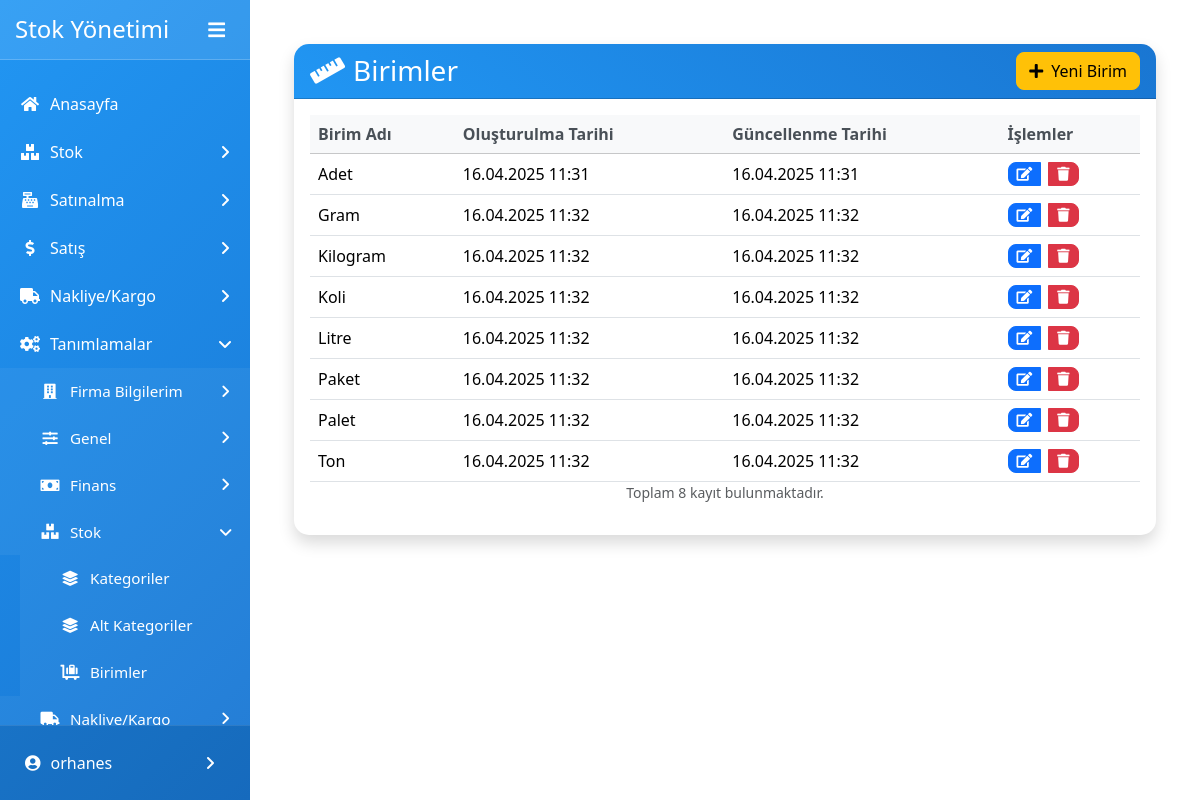
Screenshot of /common/units/ (signed in) with the database file from the repository.
### common/models.py (models this page shows, shortened)
class Unit(models.Model):
    name = models.CharField(max_length=30, unique=True, verbose_name='Birim Adı')
    is_deleted = models.BooleanField(default=False, verbose_name='Silindi')
    created_at = models.DateTimeField(auto_now_add=True, verbose_name='Oluşturulma Tarihi')
    updated_at = models.DateTimeField(auto_now=True, verbose_name='Güncellenme Tarihi')
    class Meta:
          verbose_name='Birim'
          verbose_name_plural='Birimler'

### common/views.py (the view)
# urls.py: path('units/', views.unit_list, name='unit_list'),
@login_required
def unit_list(request):
    units = Unit.objects.filter(is_deleted=False).order_by('name')
    paginator = Paginator(units, 15)  # Her sayfada 15 kayıt göster
    page = request.GET.get('page')
    try:
        units = paginator.page(page)
    except PageNotAnInteger:
        units = paginator.page(1)
    except EmptyPage:
        units = paginator.page(paginator.num_pages)
    return render(request, 'common/unit_list.html', {'units': units})

### common/context_processors.py (called while the page is built)
def company_info(request):
    try:
        company = Company.objects.get(is_active=True)
    except Company.DoesNotExist:
        company = None
    return {'common': {'company': company}}

### common/templates/common/unit_list.html (shortened to what this page needs)
{% extends "base.html" %}
{% load static %}
{% load widget_tweaks %}
{% block content %}
<div class="container-fluid mt-4 animate__animated animate__fadeIn">
    <div class="card shadow">
        <div class="card-header bg-gradient-primary text-white d-flex justify-content-between align-items-center">
            <h3 class="mb-0">
                <i class="fas fa-ruler me-2"></i>Birimler
            </h3>
            <a class="btn btn-warning" href="{% url 'unit_create' %}">
                <i class="fas fa-plus me-2"></i>Yeni Birim
            </a>
        </div>
        <div class="card-body">
            {% if units %}
            <div class="table-responsive">
                <table class="table table-hover">
                    <thead class="table-light">
                        <tr>
                            <th>Birim Adı</th>
                            <th>Oluşturulma Tarihi</th>
                            <th>Güncellenme Tarihi</th>
                            <th>İşlemler</th>
                        </tr>
                    </thead>
                    <tbody>
                        {% for unit in units %}
                        <tr>
                            <td>{{ unit.name }}</td>
                            <td>{{ unit.created_at|date:"d.m.Y H:i" }}</td>
                            <td>{{ unit.updated_at|date:"d.m.Y H:i" }}</td>
                            <td>
                                <div class="btn-group">
                                    <a href="{% url 'unit_edit' unit.pk %}" class="btn btn-sm btn-primary me-2" title="Düzenle">
                                        <i class="fas fa-edit"></i>
                                    </a>
                                    <button type="button" class="btn btn-sm btn-danger delete-btn"
                                            data-id="{{ unit.pk }}"
                                            data-name="{{ unit.name }}"
                                            title="Sil">
                                        <i class="fas fa-trash"></i>
                                    </button>
                                </div>
                            </td>
                        </tr>
                        {% endfor %}
                    </tbody>
                </table>
            </div>
            <div class="text-center text-muted mb-3">
                <small>Toplam {{ units.paginator.count }} kayıt bulunmaktadır.</small>
            </div>
            {% endif %}
        </div>
    </div>
</div>
{% block extra_css %}
<link rel="stylesheet" href="https://cdnjs.cloudflare.com/ajax/libs/animate.css/4.1.1/animate.min.css">
<link rel="stylesheet" href="https://cdnjs.cloudflare.com/ajax/libs/font-awesome/5.15.4/css/all.min.css">
<link rel="stylesheet" href="https://cdn.jsdelivr.net/npm/sweetalert2@11.7.32/dist/sweetalert2.min.css">
{% endblock %}
{% endblock content %}

### homepage/templates/base.html (shortened to what this page needs)
{% load static %}
{% load bootstrap5 %}
{% bootstrap_css %}
<!DOCTYPE html>
<html lang="tr">
<head>
    <link href="https://cdn.jsdelivr.net/npm/bootstrap@5.3.2/dist/css/bootstrap.min.css" rel="stylesheet">
    <link rel="stylesheet" href="https://cdnjs.cloudflare.com/ajax/libs/font-awesome/6.5.1/css/all.min.css">
    <link rel="stylesheet" type="text/css" href="{% static 'css/main.css' %}">
    <link rel="stylesheet" type="text/css" href="{% static 'css/sidebar.css' %}">
    <link rel="stylesheet" type="text/css" href="{% static 'css/dialogbox.css' %}">
    <link rel="stylesheet" type="text/css" href="{% static 'css/print.css' %}">
</head>
<body>
    <div class="wrapper">
        {% if user.is_authenticated %}
        <nav id="sidebar">
            <div class="sidebar-header">
                <h3>Stok Yönetimi</h3>
                <button type="button" id="sidebarCollapse" class="btn">
                    <i class="fas fa-bars"></i>
                </button>
            </div>
            <ul class="list-unstyled components">
                <li>
                    <a href="{% url 'home' %}" class="sidebar-link">
                        <i class="fas fa-home"></i>
                        <span>Anasayfa</span>
                    </a>
                </li>
                <li>
                    <a href="#stockSubmenu" data-bs-toggle="collapse" class="dropdown-toggle">
                        <i class="fas fa-boxes"></i>
                        <span>Stok</span>
                    </a>
                </li>
                <li>
                    <a href="#purchaseSubmenu" data-bs-toggle="collapse" class="dropdown-toggle">
                        <i class="fas fa-cash-register"></i>
                        <span>Satınalma</span>
                    </a>
                </li>
                <li>
                    <a href="#saleSubmenu" data-bs-toggle="collapse" class="dropdown-toggle">
                        <i class="fas fa-dollar-sign"></i>
                        <span>Satış</span>
                    </a>
                </li>
                <li>
                    <a href="#deliverySubmenu" data-bs-toggle="collapse" class="dropdown-toggle">
                        <i class="fas fa-truck"></i>
                        <span>Nakliye/Kargo</span>
                    </a>
                </li>
                <li>
                    <a href="#commonSubmenu" data-bs-toggle="collapse" class="dropdown-toggle">
                        <i class="fas fa-cogs"></i>
                        <span>Tanımlamalar</span>
                    </a>
                    <ul class="collapse list-unstyled" id="commonSubmenu">
                        <li>
                            <a href="#companySubmenu" data-bs-toggle="collapse" class="dropdown-toggle">
                                <i class="fas fa-building"></i>
                                <span>Firma Bilgilerim</span>
                            </a>
                        </li>
                        <li>
                            <a href="#generalSubmenu" data-bs-toggle="collapse" class="dropdown-toggle">
                                <i class="fas fa-sliders"></i>
                                <span>Genel</span>
                            </a>
                        </li>
                        <li>
                            <a href="#financeSubmenu" data-bs-toggle="collapse" class="dropdown-toggle">
                                <i class="fas fa-money-bill"></i>
                                <span>Finans</span>
                            </a>
                        </li>
                        <li>
                            <a href="#inventorySubmenu" data-bs-toggle="collapse" class="dropdown-toggle">
                                <i class="fas fa-boxes"></i>
                                <span>Stok</span>
                            </a>
                            <ul class="collapse list-unstyled" id="inventorySubmenu">
                                <li>
                                    <a href="{% url 'category_list' %}">
                                        <i class="fas fa-layer-group"></i>
                                        <span>Kategoriler</span>
                                    </a>
                                </li>
                                <li>
                                    <a href="{% url 'subcategory_list' %}">
                                        <i class="fas fa-layer-group"></i>
                                        <span>Alt Kategoriler</span>
                                    </a>
                                </li>
                                <li>
                                    <a href="{% url 'unit_list' %}">
                                        <i class="fas fa-cart-flatbed-suitcase"></i>
                                        <span>Birimler</span>
                                    </a>
                                </li>
                            </ul>
                        </li>
                        <li>
                            <a href="#deliverySubmenu" data-bs-toggle="collapse" class="dropdown-toggle">
                                <i class="fas fa-truck"></i>
                                <span>Nakliye/Kargo</span>
                            </a>
                        </li>
                    </ul>
                </li>
            </ul>
            <div class="sidebar-footer">
                <a href="#userSubmenu" data-bs-toggle="collapse" class="dropdown-toggle">
                    <i class="fas fa-user-circle"></i>
                    <span>{{ request.user.username }}</span>
                </a>
            </div>
        </nav>
        <div id="content">
            <div class="container-fluid">
                {% block content %}{% endblock content %}
            </div>
        </div>
        {% endif %}
    </div>
</body>
</html>

### homepage/static/css/main.css (style rules this page uses)
body, html { height: 100%; }
a { color: #55b159; }
ol, li { color: white; }
h1, h2, h3, h4, h5, h6 { color: #ffffff; }
ul { margin: 0; }

### homepage/static/css/sidebar.css (style rules this page uses)
.wrapper { display: flex; width: 100%; align-items: stretch; }
#sidebar { min-width: 250px; max-width: 250px; background: linear-gradient(135deg, #2196F3, #1976D2); color: #fff; transition: all 0.3s; position: fixed; height: 100vh; z-index: 1000; display: flex; flex-direction: column; }
#sidebar .sidebar-header { padding: 15px; background: rgba(255, 255, 255, 0.1); border-bottom: 1px solid rgba(255, 255, 255, 0.2); display: flex; justify-content: space-between; align-items: center; }
#sidebar .sidebar-header h3 { margin: 0; color: #fff; font-size: 1.5rem; }
#sidebar ul.components { padding: 20px 0; flex-grow: 1; overflow-y: auto; }
#sidebar ul li a { padding: 12px 20px; font-size: 1rem; display: flex; align-items: center; color: #fff; text-decoration: none; transition: all 0.3s; position: relative; }
#sidebar ul li a i { margin-right: 10px; width: 20px; text-align: center; }
#sidebar .dropdown-toggle { position: relative; }
#sidebar .dropdown-toggle::after { content: '\f105'; font-family: 'Font Awesome 6 Free'; font-weight: 900; position: absolute; right: 20px; top: 50%; transform: translateY(-50%); transition: transform 0.3s; border: none; line-height: 1; }
#sidebar .dropdown-toggle.active::after { transform: translateY(-50%) rotate(90deg); }
#sidebar ul ul a { padding-left: 40px !important; background: rgba(255, 255, 255, 0.05); font-size: 0.95rem; }
.sidebar-footer { padding: 15px; background: rgba(0, 0, 0, 0.1); border-top: 1px solid rgba(255, 255, 255, 0.1); }
.sidebar-footer a { color: #fff; text-decoration: none; display: flex; align-items: center; padding: 10px; transition: all 0.3s; }
.sidebar-footer i { margin-right: 10px; }
#content { width: 100%; padding: 20px; min-height: 100vh; transition: all 0.3s; margin-left: 250px; }
#sidebarCollapse { background: transparent; border: none; color: #fff; padding: 5px 10px; font-size: 1.2rem; transition: all 0.3s; }

### homepage/templates/base.html (style rules this page uses)
.list-unstyled { padding-left: 0; }
#commonSubmenu .list-unstyled { padding-left: 20px; }

### common/templates/common/unit_list.html (style rules this page uses)
.card { border-radius: 15px; border: none; transition: transform 0.3s ease; }
.card-header { border-radius: 15px 15px 0 0 !important; }
.bg-gradient-primary { background: linear-gradient(45deg, #2196F3, #1976D2); }
.table { margin-bottom: 0; }
.table th { font-weight: 600; color: #495057; border-top: none; }
.table td { vertical-align: middle; }
.btn { border-radius: 8px; font-weight: 500; transition: all 0.3s ease; }
.btn-sm { padding: 0.25rem 0.5rem; font-size: 0.875rem; }

### rows the page displays
Unit: name "Adet", created_at "16.04.2025 11:31", updated_at "16.04.2025 11:31"
Unit: name "Gram", created_at "16.04.2025 11:32", updated_at "16.04.2025 11:32"
Unit: name "Kilogram", created_at "16.04.2025 11:32", updated_at "16.04.2025 11:32"
Unit: name "Koli", created_at "16.04.2025 11:32", updated_at "16.04.2025 11:32"
Unit: name "Litre", created_at "16.04.2025 11:32", updated_at "16.04.2025 11:32"
Unit: name "Paket", created_at "16.04.2025 11:32", updated_at "16.04.2025 11:32"
Unit: name "Palet", created_at "16.04.2025 11:32", updated_at "16.04.2025 11:32"
Unit: name "Ton", created_at "16.04.2025 11:32", updated_at "16.04.2025 11:32"

### other values shown
{{ request.user.username }} "orhanes"
{{ units.paginator.count }} "8"
